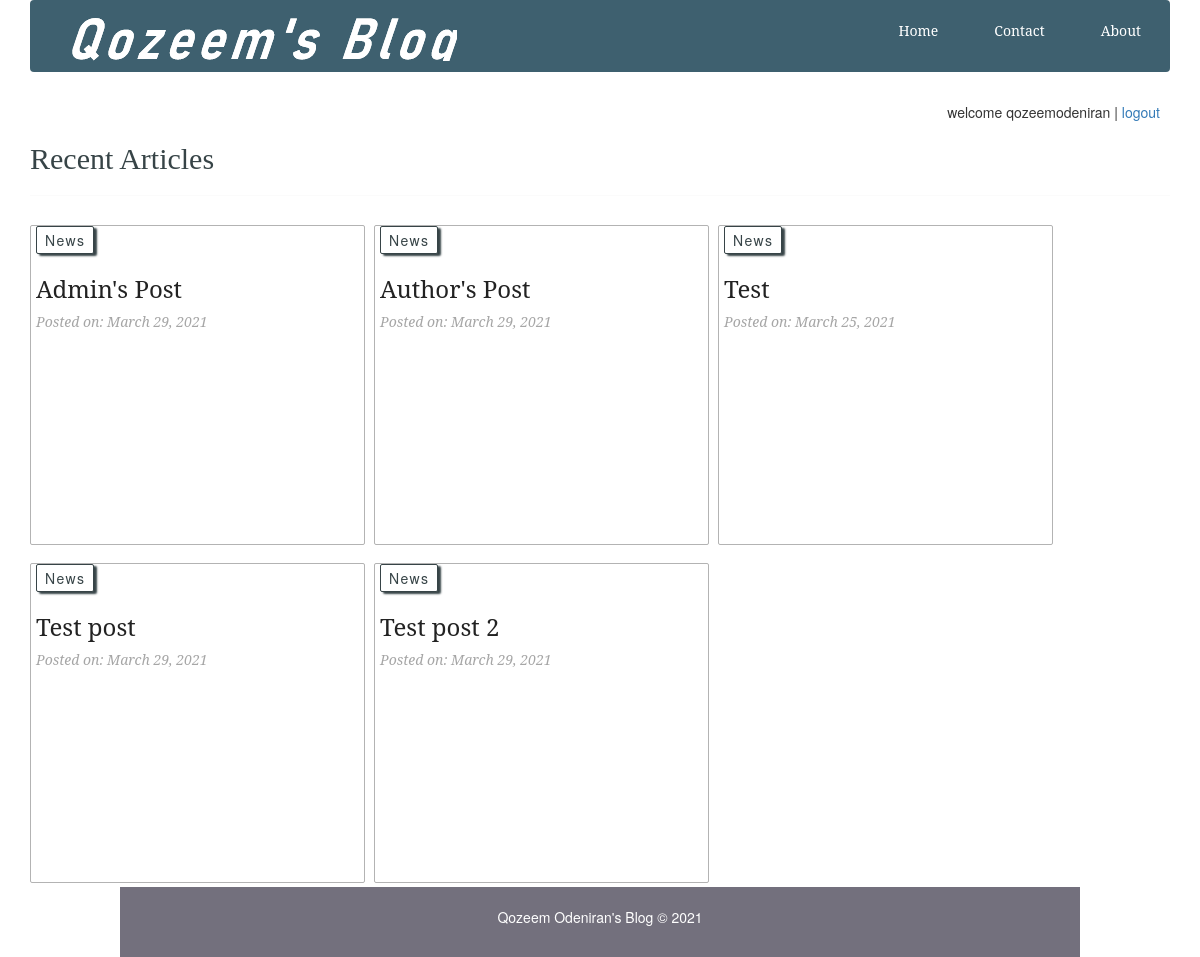
/ (signed in), run on the app's committed database.
### tables this page shows
CREATE TABLE `topics` (
  `id` int(11) DEFAULT NULL,
  `name` varchar(255) DEFAULT NULL,
  `slug` varchar(255) DEFAULT NULL
);

CREATE TABLE `posts` (
  `id` int(11) NOT NULL,
  `user_id` int(11) DEFAULT NULL,
  `author_username` varchar(256) NOT NULL,
  `author_role` varchar(256) NOT NULL,
  `title` varchar(255) NOT NULL,
  `slug` varchar(255) NOT NULL,
  `views` int(11) NOT NULL DEFAULT 0,
  `image` varchar(255) NOT NULL,
  `body` text NOT NULL,
  `published` tinyint(1) NOT NULL,
  `created_at` timestamp NOT NULL DEFAULT current_timestamp() ON UPDATE current_timestamp(),
  `updated_at` timestamp NOT NULL DEFAULT current_timestamp()
);

### includes/public_functions.php (called while the page is built, shortened)
<?php
function getPublishedPosts() {
	global $conn;
	$sql = "SELECT * FROM posts WHERE published=true";
	$result = mysqli_query($conn, $sql);
	$posts = mysqli_fetch_all($result, MYSQLI_ASSOC);
	$final_posts = array();
	foreach ($posts as $post) {
		$post['topic'] = getPostTopic($post['id']);
		array_push($final_posts, $post);
	}
	return $final_posts;
}
function getPostTopic($post_id){
	global $conn;
	$sql = "SELECT * FROM topics WHERE id=
			(SELECT topic_id FROM post_topic WHERE post_id=$post_id) LIMIT 1";
	$result = mysqli_query($conn, $sql);
	$topic = mysqli_fetch_assoc($result);
	return $topic;
}
?>

### index.php (the view, shortened to what this page needs)
<?php require_once('config.php') ?>
<?php require_once( ROOT_PATH . '/includes/public_functions.php') ?>
<?php $posts = getPublishedPosts(); ?>
<?php require_once( ROOT_PATH . '/includes/head_section.php') ?>
</head>
<body>
	<div class="container">
<?php include( ROOT_PATH . '/includes/navbar.php') ?>
<?php include( ROOT_PATH . '/includes/banner.php') ?>
		<div class="content">
			<h2 class="content-title">Recent Articles</h2>
			<hr>
			<?php foreach ($posts as $post): ?>
			<div class="post" style="margin-left: 0px;">
			<?php if (isset($post['topic']['name'])): ?>
			<a
				href="<?php echo BASE_URL . 'filtered_posts.php?topic=' . $post['topic']['id'] ?>"
				class="btn category" style="margin-top: -5px;">
				<?php echo $post['topic']['name'] ?>
			</a>
			<?php endif ?>
			<a href="single_post.php?post-slug=<?php echo $post['slug']; ?>">
				<div class="post_info" style="margin-top: 50px;">
					<h3><?php echo $post['title'] ?></h3>
				<div class="info">
					<span>Posted on: <?php echo date("F j, Y ", strtotime($post["created_at"])); ?></span>
				</div>
				</div>
			</a>
			</div>
			<?php endforeach ?>
		</div>
 <?php include( ROOT_PATH . '/includes/footer.php') ?>

### static/css/public_styling.css (style rules this page uses)
* { margin: 0px; padding: 0px; }
html { height: 100%; box-sizing: border-box; }
body { position: relative; margin: 0; padding-bottom: 6rem; min-height: 100%; }
h1, h2, h3, h4, h5, h6 { color: #444; font-family: 'Averia Serif Libre', cursive; }
a { text-decoration: none; }
hr { margin: 10px 0px; opacity: .25; }
.btn { color: white; background: #4E6166; text-align: center; border: none; border-radius: 5px; display: block; letter-spacing: .1em; margin: 10px 0px; padding: 13px 20px; text-decoration: none; }
.container { width: 80%; margin: 0px auto; }
.content { margin: 5px auto; border-radius: 5px; min-height: 400px; }
.content:after { content: ""; display: block; clear: both; }
.content .content-title { margin: 10px 0px; color: #374447; font-family: 'Averia Serif Libre', cursive; }
.content .post { width: 335px; margin: 9px; min-height: 320px; float: left; border-radius: 2px; border: 1px solid #b3b3b3; position: relative; }
.content .post .category { margin-top: 0px; padding: 3px 8px; color: #374447; background: white; display: inline-block; border-radius: 2px; border: 1px solid #374447; box-shadow: 3px 2px 2px; position: absolute; left: 5px; top: 5px; z-index: 3; }
.content .post .post_info { height: 100%; padding: 0px 5px; font-weight: 200; font-family: 'Noto Serif', serif; }
.content .post .post_info { color: #222; }
.content .post .post_info span { color: #A6A6A6; font-style: italic; }
.post { border: 1px solid #ccc; margin-top: 10px; }

### data on the page
posts: title "Admin's Post", created_at "March 29, 2021"
topics: name "News"
posts: title "Author's Post", created_at "March 29, 2021"
posts: title "Test", created_at "March 25, 2021"
posts: title "Test post", created_at "March 29, 2021"
posts: title "Test post 2", created_at "March 29, 2021"

### other printed values
$_SESSION['user']['username'] "qozeemodeniran"
